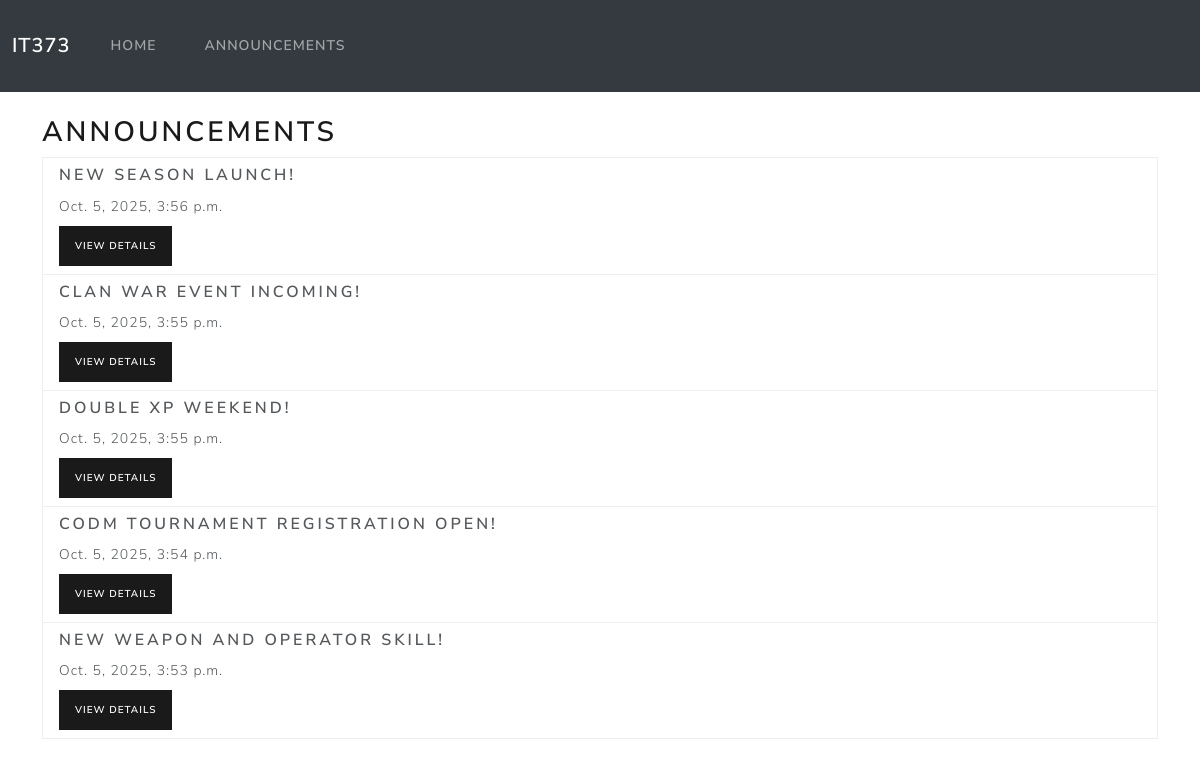
Page /announcements/ on the committed database.
### details/models.py (models this page shows, shortened)
class Announcement(models.Model):
    title = models.CharField(max_length=200)
    content = models.TextField()
    date_posted = models.DateTimeField(auto_now_add=True)

### details/views.py (the view)
# urls.py: path('announcements/', views.announcement_list, name='announcement_list'),
def announcement_list(request):
    announcements = Announcement.objects.all().order_by('-date_posted')
    return render(request, 'details/announcement_list.html', {'announcements': announcements})

### details/templates/details/announcement_list.html (shortened to what this page needs)
{% extends 'details/base.html' %}
{% block content %}
<h2>Announcements</h2>
<ul class="list-group">
  {% for announcement in announcements %}
  <li class="list-group-item">
    <h5>{{ announcement.title }}</h5>
    <small>{{ announcement.date_posted }}</small><br>
    <a href="{% url 'announcement_detail' announcement.pk %}" class="btn btn-sm btn-primary mt-2">View Details</a>
  </li>
  {% empty %}
  <li class="list-group-item">No announcements found.</li>
  {% endfor %}
</ul>
{% endblock %}

### details/templates/details/base.html (shortened to what this page needs)
<!DOCTYPE html>
<html lang="en">
<head>
    <link href="https://bootswatch.com/5/lux/bootstrap.css" rel="stylesheet">
</head>
<body>
<nav class="navbar navbar-expand-lg navbar-dark bg-dark mb-4">
  <div class="container-fluid">
    <a class="navbar-brand" href="/">IT373</a>
    <div class="collapse navbar-collapse">
      <ul class="navbar-nav">
        <li class="nav-item"><a class="nav-link" href="/">Home</a></li>
        <li class="nav-item"><a class="nav-link" href="/announcements/">Announcements</a></li>
      </ul>
    </div>
  </div>
</nav>
<div class="container">
  {% block content %}{% endblock %}
</div>
</body>
</html>

### rows in the picture
Announcement: title "NEW SEASON LAUNCH!", date_posted "Oct. 5, 2025, 3:56 p.m."
Announcement: title "CLAN WAR EVENT INCOMING!", date_posted "Oct. 5, 2025, 3:55 p.m."
Announcement: title "DOUBLE XP WEEKEND!", date_posted "Oct. 5, 2025, 3:55 p.m."
Announcement: title "CODM TOURNAMENT REGISTRATION OPEN!", date_posted "Oct. 5, 2025, 3:54 p.m."
Announcement: title "NEW WEAPON AND OPERATOR SKILL!", date_posted "Oct. 5, 2025, 3:53 p.m."
